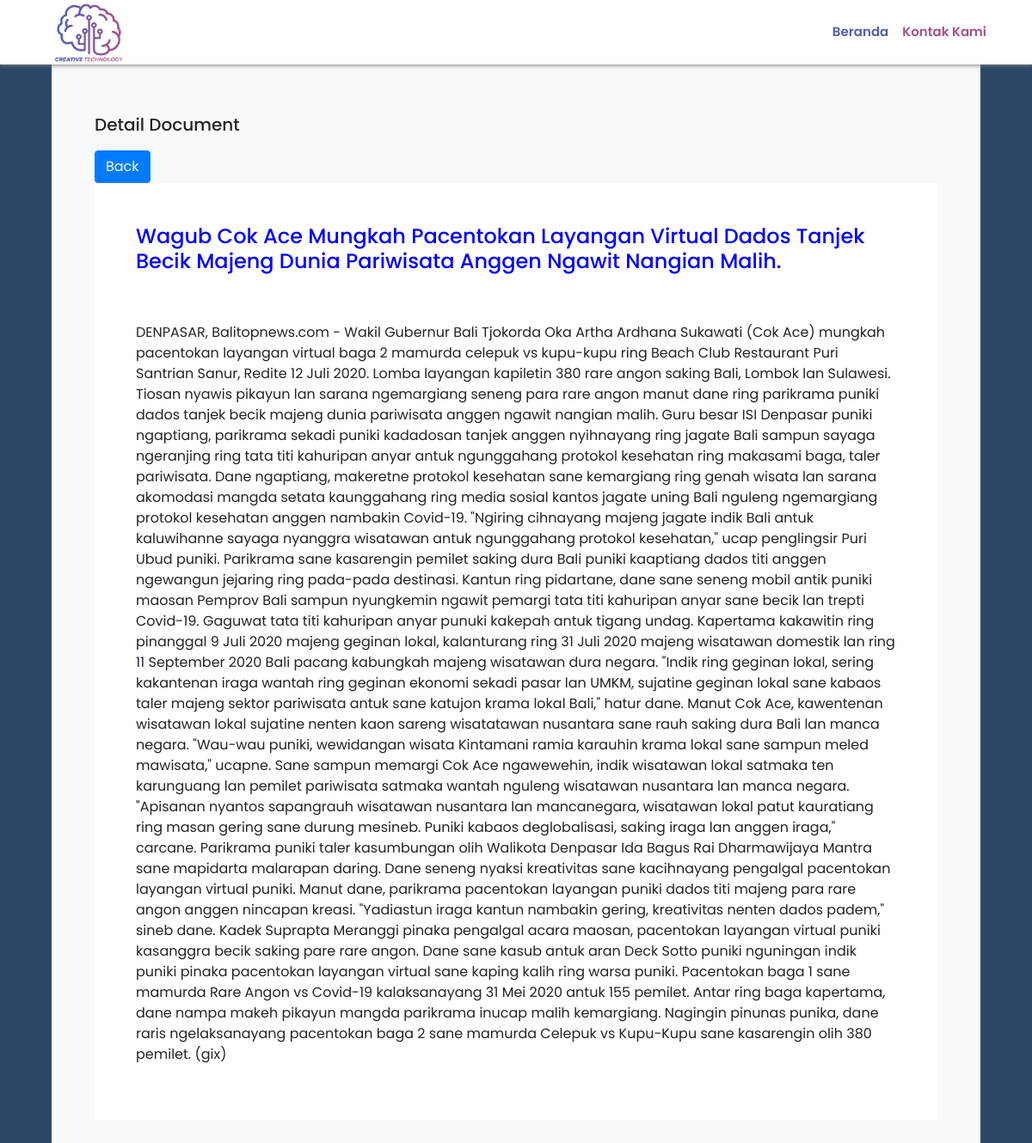
Page /detailtext.php?id=3 on the committed database.
### tables this page shows
CREATE TABLE `docbali` (
  `id` int(255) UNSIGNED NOT NULL,
  `judul` varchar(255) DEFAULT NULL,
  `isi` text DEFAULT NULL
);

### detailtext.php (the view, shortened to what this page needs)
<?php
require 'functions.php';
$id=$_GET["id"];
$query=mysqli_query($conn,"select * from docbali where id=$id");
while ($data=mysqli_fetch_assoc($query)){
    $judul=$data["judul"];
    $isi=$data["isi"];
}
?>
<!doctype html>
<html lang="en">
  <head>
    <link rel="stylesheet" href="https://stackpath.bootstrapcdn.com/bootstrap/4.5.0/css/bootstrap.min.css">
    <link rel="stylesheet" type="text/css" href="style.css">
  </head>
  <body style="background-color:#2c4666">
    <?php include "navbar.php";?>
    <div class="container bg-light" style="margin-top:35px;width:1080px;padding:50px">
      <div class="warna">
        <br><br>
        <h5>Detail Document</h5>
        <a href="textsearch.php" style="text-decoration:none;"><button type="button" class="btn btn-primary" style="margin-top:10px;">Back</button></a>
        <div class="container bg-white p-5">
            <h4 style="color:blue;"><?php echo $judul; ?> </h4><br><br>
            <p><?php echo $isi; ?></p>
        </div>
        <br>
    </div>
  </body>
</html>

### style.css (style rules this page uses)
body { font-family: 'Poppins', sans-serif; background: #fafafa; }

### rows in the picture
docbali: judul "Wagub Cok Ace Mungkah Pacentokan Layangan Virtual Dados Tanjek Becik Majeng Dunia Pariwisata Anggen Ngawit Nangian Malih.", isi "DENPASAR, Balitopnews.com - Wakil Gubernur Bali Tjokorda Oka Artha Ardhana Sukawati (Cok Ace) mungkah pacentokan layangan virtual baga 2 mamurda celepuk vs kupu-kupu ring Beach Club Restaurant Puri Santrian Sanur, Redite 12 Juli 2020. Lomba layangan kapiletin 380 rare angon saking Bali, Lombok lan Sulawesi. Tiosan nyawis pikayun lan sarana ngemargiang seneng para rare angon manut dane ring parikrama puniki dados tanjek becik majeng dunia pariwisata anggen ngawit nangian malih. Guru besar ISI Denpasar puniki ngaptiang, parikrama sekadi puniki kadadosan tanjek anggen nyihnayang ring jagate Bali sampun sayaga ngeranjing ring tata titi kahuripan anyar antuk ngunggahang protokol kesehatan ring…"
